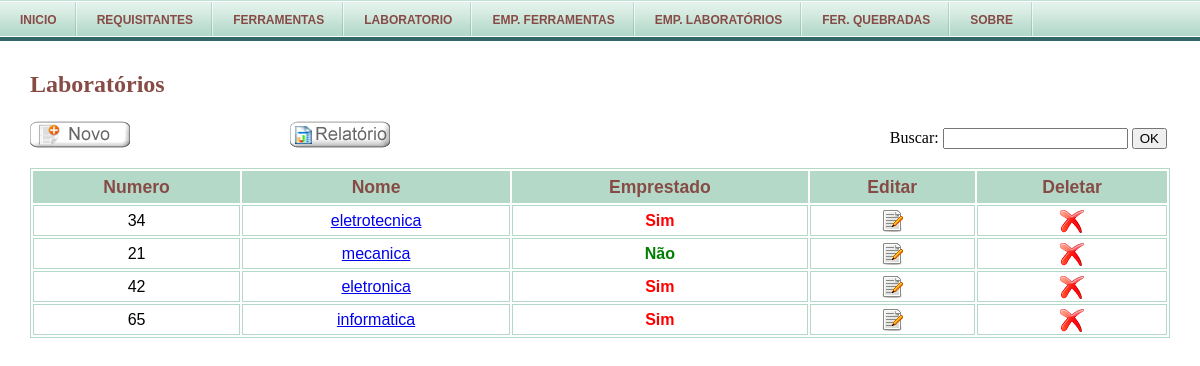
The app's page /php/cadastroLab.php (signed in) with its own data.
### tables this page shows
CREATE TABLE `laboratorios` (
  `codLaboratorio` int(11) NOT NULL auto_increment,
  `nomeLaboratorio` varchar(45) NOT NULL,
  `numeroLaboratorio` varchar(3) NOT NULL,
  `observacaoLaboratorio` varchar(255) NOT NULL,
  `sn_emprestado` enum('Sim','Não') NOT NULL,
  PRIMARY KEY  (`codLaboratorio`)
);

### php/cadastroLab.php (the view, shortened to what this page needs)
<?php
	include ("controller/seguranca.php");
	include("menu.php");
?>
<!DOCTYPE html PUBLIC "-//W3C//DTD XHTML 1.0 Transitional//EN" "http://www.w3.org/TR/xhtml1/DTD/xhtml1-transitional.dtd">
<html>
	<head>
		<link rel="stylesheet" type="text/css" href="http://localhost/projeto/view/estilo.css"></link>
	</head>
	<body>
<div id="container">
	<h2 class="title-cadastro">Laboratórios</h2>
<div id="busca" >
	<form class="busca" method="get" action="" >
		<label for="consulta">Buscar:</label>
			<input type="text" id="consulta" name="consulta" maxlength="255" />
			<input type="submit" value="OK" />
	</form>
</div>
<span><a href="http://localhost/projeto/relatorio/relatorios.php" class="relatorio" style="text-indent:-999px;overflow:hidden;width:100px;height:30px;display:block;float:right;margin-right: 500px;" >Emitir relatório</a></span>
<?php
if (!isset($_GET['consulta'])) {
  $SQL="SELECT codLaboratorio,nomeLaboratorio,numeroLaboratorio,sn_emprestado FROM laboratorios";
  $STH = $projeto->prepare($SQL);
  $STH->execute(array($SQL));
$linhas = $STH->rowCount();
if ($linhas > 0 || !empty($linhas)){
?>
<div id="tabela">
	<table>
		<tr>
			<th>Numero</th>
			<th>Nome</th>
			<th>Emprestado</th>
			<th>Editar</th>
			<th>Deletar</th>
		</tr>
<?php
while($row = $STH->fetch(PDO::FETCH_ASSOC)){
?>
		<tr>
			<td><?php echo $row['numeroLaboratorio'];?></td>
			<td><a href="http://localhost/projeto/php/controller/funcoes.php?codLaboratorio=<?php echo $row["codLaboratorio"]?>&acao=infolab" ><?php echo $row['nomeLaboratorio']?></a></td>
			<?php if($row['sn_emprestado']=="Sim"){
					echo '<td style="color: red;" class="sim_nao" >'.$row["sn_emprestado"].'</td>';
				}else{
					echo '<td style="color: green;" class="sim_nao" >'.$row["sn_emprestado"].'</td>';
				} ?>
			<td><a href="http://localhost/projeto/php/controller/funcoes.php?codLab=<?php echo $row["codLaboratorio"]?>&acao=editalab" ><img src="http://localhost/projeto/view/images/editar.png" alt="editar" title="Editar cadastro" /></a></td>
			<td><input type="image" src="../view/images/excluir.png" alt="remover" value="remover" onclick="confirmar(<?php echo $row['codLaboratorio']?>)" /></td>
		</tr>
<?php } ?>
	</table>
</div>
<?php
}else{
	echo '<p class="msg_pedido"><span>Nenhum cadastro encontrado.</span></p>';
}
	exit;
}
?>

### view/estilo.css (style rules this page uses)
body { background: #FFFFFF; }
* { margin: 0; }
#container { border: none; }
#container h2 { color: #874B46; margin-left: 30px; margin-top: 30px; }
#busca { float: right; margin-right: 33px; margin-top: 30px; }
.relatorio { background-image: url("images/bt_relatorio.gif"); margin-left: 6px; margin-top: 22px; }
a img { border: none; }
#tabela { font-family: "Trebuchet MS", Arial, Helvetica, sans-serif; margin-left: 30px; margin-top: 70px; margin-right: 30px; border: 1px solid #B4D9C9; }
#tabela table { width: 100%; }
#tabela td, #tabela th { font-size: 1em; border: 1px solid #B4D9C9; padding: 3px 7px 2px 7px; text-align: center; }
#tabela th { font-size: 1.1em; text-align: center; padding-top: 5px; padding-bottom: 4px; background-color: #B4D9C9; color: #874B46; }
.sim_nao { font-weight: bold; }

### records on screen
laboratorios: numeroLaboratorio "34", nomeLaboratorio "eletrotecnica", sn_emprestado "Sim"
laboratorios: numeroLaboratorio "21", nomeLaboratorio "mecanica", sn_emprestado "Não"
laboratorios: numeroLaboratorio "42", nomeLaboratorio "eletronica", sn_emprestado "Sim"
laboratorios: numeroLaboratorio "65", nomeLaboratorio "informatica", sn_emprestado "Sim"
